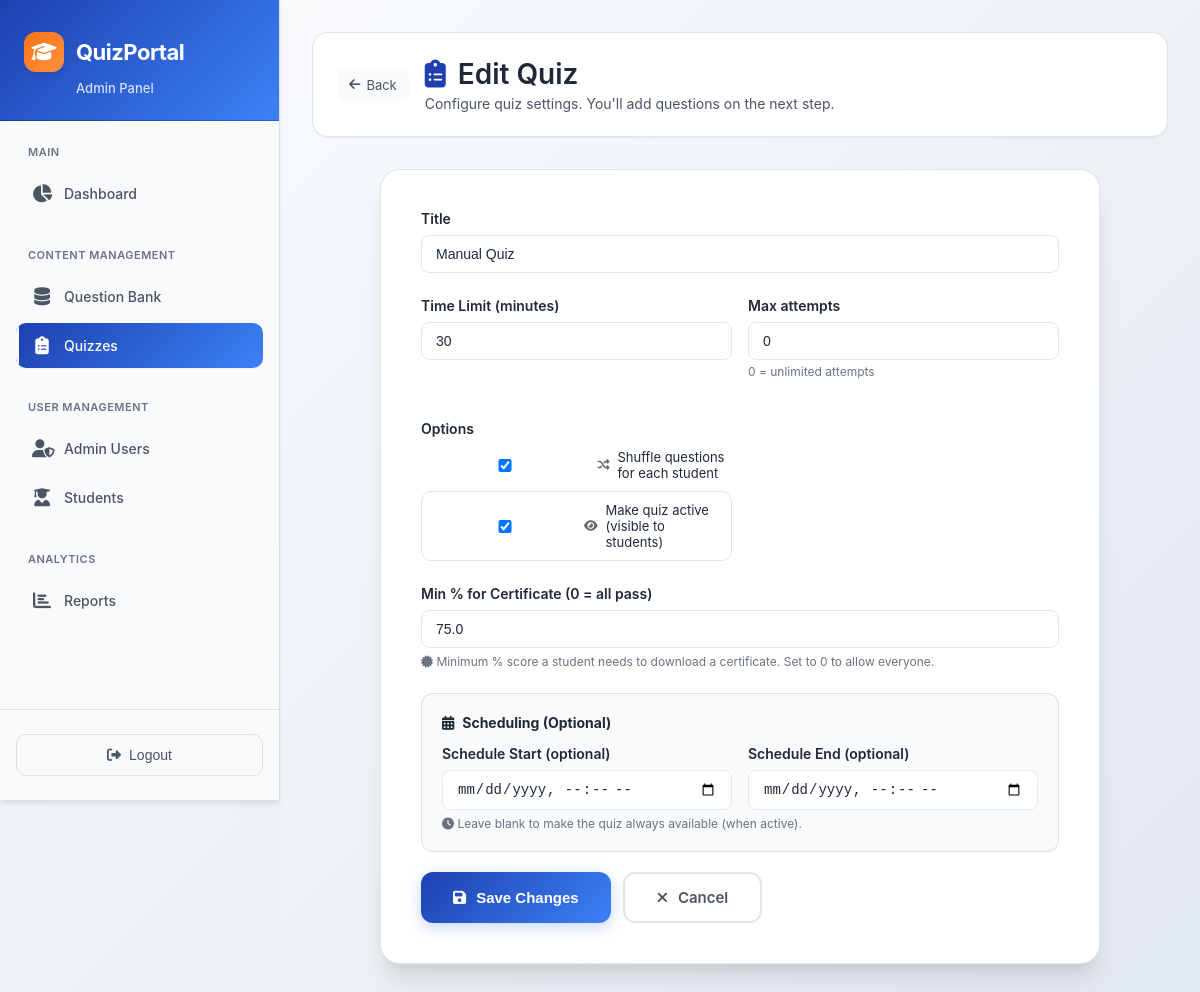
/admin-panel/quizzes/18/edit/ (signed in), run on the app's committed database.
### video_app/models.py (models this page shows, shortened)
class Quiz(models.Model):
    title = models.CharField(max_length=255)
    description = models.TextField(blank=True)
    time_limit_minutes = models.PositiveIntegerField(default=30, help_text="Time limit in minutes")
    shuffle_questions = models.BooleanField(default=False)
    max_attempts = models.PositiveIntegerField(default=0, help_text="Maximum attempts per student (0 for unlimited)")
    is_active = models.BooleanField(default=True)
    start_time = models.DateTimeField(null=True, blank=True, help_text="Leave blank for no schedule")
    end_time = models.DateTimeField(null=True, blank=True, help_text="Leave blank for no schedule")
    certificate_min_percentage = models.FloatField(default=60.0, help_text="Minimum % score required to download certificate")
    created_at = models.DateTimeField(auto_now_add=True)
    questions = models.ManyToManyField(Question, through='QuizQuestion', blank=True)
    class Meta:
        indexes = [
            models.Index(fields=['is_active']),
            models.Index(fields=['start_time']),
            models.Index(fields=['end_time']),
        ]

### video_app/views.py (the view)
# urls.py: path('admin-panel/quizzes/<int:quiz_id>/edit/', views.admin_edit_quiz, name='admin_edit_quiz'),
@staff_required
def admin_edit_quiz(request, quiz_id):
    quiz = get_object_or_404(Quiz, id=quiz_id)
    form = QuizForm(request.POST or None, instance=quiz)
    if request.method == 'POST' and form.is_valid():
        form.save()
        messages.success(request, "Quiz updated.")
        return redirect('video_app:admin_quizzes')
    return render(request, 'admin_panel/add_quiz.html', {'form': form, 'action': 'Edit', 'quiz': quiz})

### video_app/views.py (called while the page is built)
def staff_required(view_func):
    decorated = user_passes_test(
        lambda u: u.is_active and u.is_staff,
        login_url='/admin-login/'
    )(view_func)
    return decorated

### video_app/templates/admin_panel/add_quiz.html (shortened to what this page needs)
{% extends "admin_panel/base_admin.html" %}
{% block extra_css %}
<link rel="stylesheet" href="https://cdnjs.cloudflare.com/ajax/libs/font-awesome/6.4.0/css/all.min.css">
{% endblock %}
{% block admin_content %}
<div class="page-header">
    <a href="{% url 'video_app:admin_quizzes' %}" class="back-link">
        <i class="fas fa-arrow-left"></i>
        Back
    </a>
    <div>
        <div class="page-title">
            <i class="fas fa-clipboard-list" style="color: var(--brand-blue);"></i>
            {{ action }} Quiz
        </div>
        <div class="page-subtitle">Configure quiz settings. You'll add questions on the next step.</div>
    </div>
</div>
<div class="form-card">
    <form method="post">
        <div class="form-group">
            <label class="form-label">{{ form.title.label }}</label>
            {{ form.title }}
        </div>
        <div class="form-grid">
            <div class="form-group">
                <label class="form-label">{{ form.time_limit_minutes.label }}</label>
                {{ form.time_limit_minutes }}
            </div>
            <div class="form-group">
                <label class="form-label">{{ form.max_attempts.label }}</label>
                {{ form.max_attempts }}
                <small class="form-help">0 = unlimited attempts</small>
            </div>
            <div class="form-group">
                <label class="form-label" style="margin-bottom:12px;">Options</label>
                <div class="form-checkbox-group">
                    <label class="form-checkbox-label">
                        {{ form.shuffle_questions }}
                        <i class="fas fa-random" style="font-size: 12px; opacity: 0.7;"></i>
                        Shuffle questions for each student
                    </label>
                    <div id="schedule-active-toggle" class="schedule-active-toggle{% if form.start_time.value or form.end_time.value %} is-locked{% endif %}">
                        <label id="schedule-active-toggle-label" class="form-checkbox-label">
                            {{ form.is_active }}
                            <i class="fas fa-eye" style="font-size: 12px; opacity: 0.7;"></i>
                            Make quiz active (visible to students)
                        </label>
                    </div>
                </div>
            </div>
        </div>
        <div class="form-group">
            <label class="form-label">{{ form.certificate_min_percentage.label }}</label>
            {{ form.certificate_min_percentage }}
            <div class="form-help">
                <i class="fas fa-certificate"></i>
                Minimum % score a student needs to download a certificate. Set to 0 to allow everyone.
            </div>
        </div>
        <div class="schedule-section">
            <div class="schedule-title">
                <i class="fas fa-calendar-alt"></i>
                Scheduling (Optional)
            </div>
            <div class="form-grid">
                <div class="form-group" style="margin-bottom:0;">
                    <label class="form-label">{{ form.start_time.label }}</label>
                    {{ form.start_time }}
                </div>
                <div class="form-group" style="margin-bottom:0;">
                    <label class="form-label">{{ form.end_time.label }}</label>
                    {{ form.end_time }}
                </div>
            </div>
            <div class="form-help">
                <i class="fas fa-clock"></i>
                Leave blank to make the quiz always available (when active).
            </div>
        </div>
        <div class="form-actions">
            <button type="submit" class="btn btn-primary">
                {% if action == 'Create' %}
                <i class="fas fa-plus-circle"></i>
                Create &amp; Add Questions →
                {% else %}
                <i class="fas fa-save"></i>
                Save Changes
                {% endif %}
            </button>
            <a href="{% url 'video_app:admin_quizzes' %}" class="btn btn-outline">
                <i class="fas fa-times"></i>
                Cancel
            </a>
        </div>
    </form>
</div>
{% endblock %}

### video_app/templates/base.html (style rules this page uses)
:root { --primary: #4f46e5; --primary-dark: #3730a3; --primary-light: #818cf8; --accent: #06b6d4; --danger: #ef4444; --success: #22c55e; --warning: #f59e0b; --bg: #f1f5f9; --surface: #ffffff; --text: #1e293b; --muted: #64748b; --border: #e2e8f0; --radius: 12px; --shadow: 0 4px 24px rgba(0, 0, 0, .08); }
* { box-sizing: border-box; margin: 0; padding: 0; }
body { font-family: 'Segoe UI', system-ui, sans-serif; background: var(--bg); color: var(--text); min-height: 100vh; }
a { color: inherit; text-decoration: none; }
.btn { display: inline-flex; align-items: center; gap: 6px; padding: 10px 20px; border-radius: 8px; border: none; cursor: pointer; font-size: 14px; font-weight: 600; transition: .2s; }
.btn-primary { background: var(--primary); color: #fff; }
.btn-outline { background: transparent; border: 2px solid var(--primary); color: var(--primary); }
input, select, textarea { width: 100%; padding: 10px 14px; border: 1.5px solid var(--border); border-radius: 8px; font-size: 14px; background: #fff; color: var(--text); transition: .2s; outline: none; }
label { font-size: 13px; font-weight: 600; color: var(--muted); display: block; margin-bottom: 6px; }
.form-group { margin-bottom: 20px; }
.page-header { margin-bottom: 28px; }

### video_app/templates/admin_panel/add_quiz.html (style rules this page uses)
.page-header { display: flex; align-items: center; gap: 16px; margin-bottom: 32px; padding: 24px; background: var(--bg-card); border-radius: 16px; border: 1px solid var(--border-light); box-shadow: var(--shadow-sm); }
.back-link { background: var(--bg-hover); border-radius: 8px; padding: 8px 12px; color: var(--text-secondary); font-size: 13px; text-decoration: none; transition: all 0.2s ease; display: inline-flex; align-items: center; gap: 6px; }
.page-title { font-size: 28px; font-weight: 600; color: var(--text-primary); margin-bottom: 4px; display: flex; align-items: center; gap: 12px; }
.page-subtitle { font-size: 14px; color: var(--text-secondary); }
.form-card { background: var(--bg-card); border: 1px solid var(--border-light); border-radius: 20px; padding: 40px; box-shadow: 0 20px 25px -5px rgba(0, 0, 0, 0.1), 0 10px 10px -5px rgba(0, 0, 0, 0.04); max-width: 720px; margin: 0 auto 40px auto; position: relative; overflow: hidden; }
.form-group { margin-bottom: 24px; }
.form-label { display: block; font-size: 14px; font-weight: 600; color: var(--text-primary); margin-bottom: 8px; }
.form-grid { display: grid; grid-template-columns: 1fr 1fr; gap: 16px; }
.form-checkbox-group { display: flex; flex-direction: column; gap: 10px; }
.form-checkbox-label { display: flex; align-items: center; gap: 8px; font-weight: 400; color: var(--text-primary); margin: 0; cursor: pointer; }
.schedule-active-toggle { display: flex; flex-direction: column; gap: 8px; padding: 10px 12px; border: 1px solid var(--border-light); border-radius: 10px; transition: 0.2s; }
.form-help { font-size: 12px; color: var(--text-muted); margin-top: 6px; }
.schedule-section { background: var(--bg-hover); border-radius: 12px; padding: 20px; margin-bottom: 20px; border: 1px solid var(--border-light); }
.schedule-title { font-size: 14px; font-weight: 700; color: var(--text-primary); margin-bottom: 14px; display: flex; align-items: center; gap: 8px; }
.form-actions { display: flex; gap: 12px; }
.btn { padding: 14px 32px; border-radius: 12px; font-size: 15px; font-weight: 600; text-decoration: none; border: none; cursor: pointer; transition: all 0.3s ease; display: inline-flex; align-items: center; gap: 10px; position: relative; overflow: hidden; }
.btn::before { content: ''; position: absolute; top: 50%; left: 50%; width: 0; height: 0; border-radius: 50%; background: rgba(255, 255, 255, 0.2); transform: translate(-50%, -50%); transition: width 0.6s, height 0.6s; }
.btn-primary { background: linear-gradient(135deg, var(--brand-blue), var(--primary-medium)); color: white; box-shadow: 0 4px 15px rgba(59, 130, 246, 0.3); }
.btn-outline { background: transparent; border: 2px solid var(--border-light); color: var(--text-secondary); }

### data on the page
Quiz: title "Manual Quiz", time_limit_minutes "30", max_attempts "0", shuffle_questions "☑", is_active "☑", certificate_min_percentage "75.0"

### other printed values
{{ action }} "Edit"
